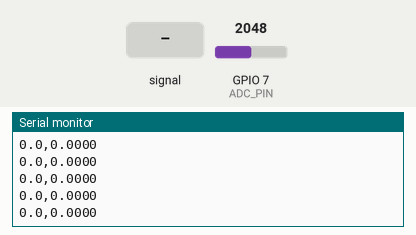
This sketch was run on a simulated ESP32. On the bench: the last lines printed to the serial monitor. Inputs (shaded band) come from the test bench; at power-on: GPIO 7 (ADC_PIN) = 2048.

Above: at 1.7 s.
1.8 s: GPIO 7 (ADC_PIN) fed a 200 Hz sine of ±327 counts around its level
At 2.01 s:
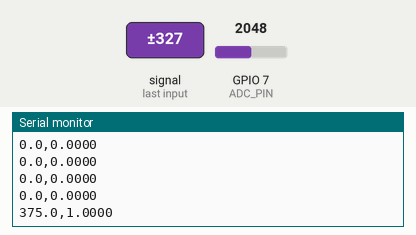
3.3 s: GPIO 7 (ADC_PIN) set to 2866
At 3.35 s:
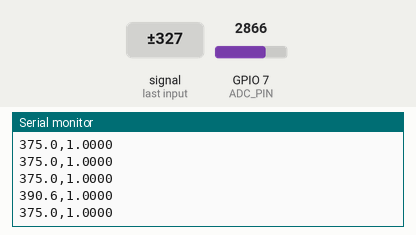
Timing chart, 0 to 6.3 s (numbered marks = the images above; inputs shaded):
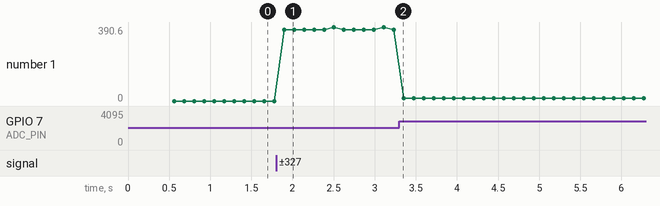

The sketch:

gen3d_ear_arduino.ino
```cpp
/*
 * PROJECT: gen3d / Birch as Cybernetic System
 * DEVICE:  Sound-sense node -- the printer's voice becomes the sculptor's hand
 *
 * Samples the KY-038 microphone module at ~8kHz, estimates dominant
 * frequency via zero-crossing analysis. Low frequencies (slow/grinding
 * stepper) map to negative offset (wall contracts); high frequencies
 * (fast/whining stepper) map to positive (wall expands). Silence
 * produces no movement -- the printer must speak to be heard.
 * Streams a float (-1.0 to +1.0) over USB serial every 100ms.
 *
 * WIRING:
 *   KY-038 VCC -> 3V3
 *   KY-038 GND -> GND
 *   KY-038 AO  -> GPIO1 (ADC1_CH0)
 *   KY-038 DO  -> not connected
 *
 * ARDUINO IDE SETTINGS:
 *   Board:            ESP32S3 Dev Module
 *   USB CDC On Boot:  Enabled
 *   Flash Size:       4MB (32Mb)
 *   Partition Scheme: Default 4MB with spiffs
 *   Upload Mode:      UART0 / Hardware CDC
 *   Upload Speed:     921600
 */

#define VERSION       "1.5"

// -- config --
#define ADC_PIN        7      // GPIO1 = ADC1_CH0
#define SAMPLE_COUNT   256    // samples per window
#define SAMPLE_US      125    // ~8kHz
#define FREQ_CENTRE    1700  // Hz -- maps to zero offset (stepper range ~800-3000Hz)
#define FREQ_RANGE     1500   // Hz -- +/- range
#define AMP_FLOOR      1     // ADC units -- noise floor
#define AMP_SCALE      0.5   // rms deviation for full +/-1 output swing
#define SEND_INTERVAL  100    // ms between serial outputs

int samples[SAMPLE_COUNT];
float g_freqHz = 0.0f;
unsigned long lastSend = 0;

void setup() {
  Serial.begin(115200);
  while (!Serial) delay(10);
  analogSetPinAttenuation(ADC_PIN, ADC_11db);
  delay(500);
}

float listenToMachine() {
  // collect samples
  for (int i = 0; i < SAMPLE_COUNT; i++) {
    samples[i] = analogRead(ADC_PIN);
    delayMicroseconds(SAMPLE_US);
  }

  // mean
  long sum = 0;
  for (int i = 0; i < SAMPLE_COUNT; i++) sum += samples[i];
  float mean = (float)sum / SAMPLE_COUNT;

  // RMS amplitude
  float variance = 0;
  for (int i = 0; i < SAMPLE_COUNT; i++) {
    float d = samples[i] - mean;
    variance += d * d;
  }
  float rms = sqrt(variance / SAMPLE_COUNT);

 //Serial.print("rms:"); Serial.println(rms);  // <-- ADD THIS LINE

  // silence -- printer is still
  if (rms < AMP_FLOOR) return 0.0f;

  // zero-crossing count -> frequency
  int crossings = 0;
  for (int i = 1; i < SAMPLE_COUNT; i++) {
    if ((samples[i-1] - mean) * (samples[i] - mean) < 0) crossings++;
  }
  float windowSec = (float)(SAMPLE_COUNT * SAMPLE_US) / 1000000.0f;
  float freqHz = (crossings / 2.0f) / windowSec;

  g_freqHz = freqHz;
  // normalise frequency around FREQ_CENTRE
  float freqNorm = (freqHz - FREQ_CENTRE) / (float)FREQ_RANGE;
  freqNorm = max(-1.0f, min(1.0f, freqNorm));

  // scale by amplitude
  // EMA auto-calibrates centre to ambient -- no manual tuning needed
  static float avg_rms = -1.0f;
  if (avg_rms < 0) avg_rms = rms;
  avg_rms = avg_rms * 0.95f + rms * 0.05f;  // ~20-sample window
  float voice = (rms - avg_rms) / (float)AMP_SCALE;  // +/- around mean
  return max(-1.0f, min(1.0f, voice));
}
void loop() {
  float voice = listenToMachine();

  unsigned long now = millis();
  if (now - lastSend >= SEND_INTERVAL) {
    Serial.print(g_freqHz, 1);
    Serial.print(',');
    Serial.println(voice, 4);
    lastSend = now;
  }
}
```

Measured:
- after the input at 1.8 s, the serial monitor: prints a new line after 0.10 s (image 1)
- plotted number 1: 0 → 375 after the input at 1.8 s, 375 → 15.6 after the input at 3.3 s
